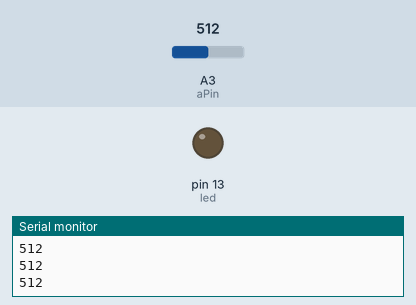
A sketch run on a simulated Arduino Uno, built with avr-gcc and run on an emulated ATmega328P. Shown: output pins drawn as LEDs (lit = HIGH), the last lines printed to the serial monitor. The inputs (shaded band) are chosen by the test bench; at power-on: A3 (aPin) = 512.

Above: at 1.2 s.
1.3 s: A3 (aPin) set to 485
At 2.1 s:
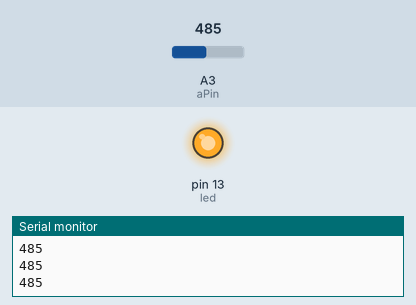
2.8 s: A3 (aPin) set to 510
At 3.4 s:
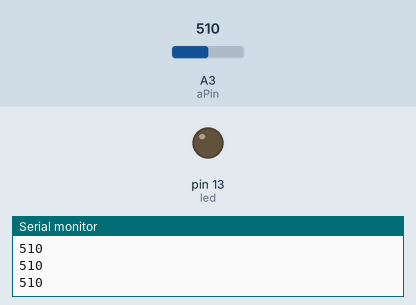
4.3 s: A3 (aPin) set to 490
At 4.8 s:
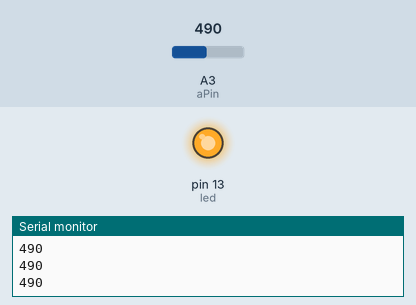
Timing chart, 0 to 7.3 s (numbered marks = the images above; inputs shaded):
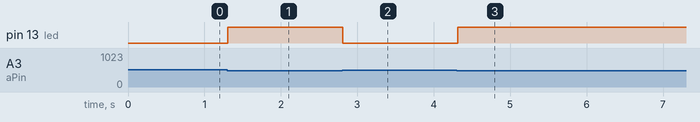

The sketch:

percobaan4_Cleve.ino
```cpp
int aPin = 3;
int adc = 0;
int led =13;
int onoff = LOW;

void setup()
{
  Serial.begin(9600);
  pinMode (led, OUTPUT);
}

void loop()
{
  adc = analogRead(aPin);
  Serial.println(adc);
  if(adc <= 500)
  {
    onoff = HIGH;
  }
  else
  {
    onoff = LOW;
  }
  digitalWrite(led, onoff);
  delay(100);
}
```

Measured:
- the behaviour switches between 501 and 500 on A3 (aPin) (found by bisection; images 0 and 1)
- after the input at 1.3 s, pin 13 (led): LOW → HIGH at once
- after the input at 2.8 s, pin 13 (led): HIGH → LOW at once
- after the input at 4.3 s, pin 13 (led): LOW → HIGH at once
